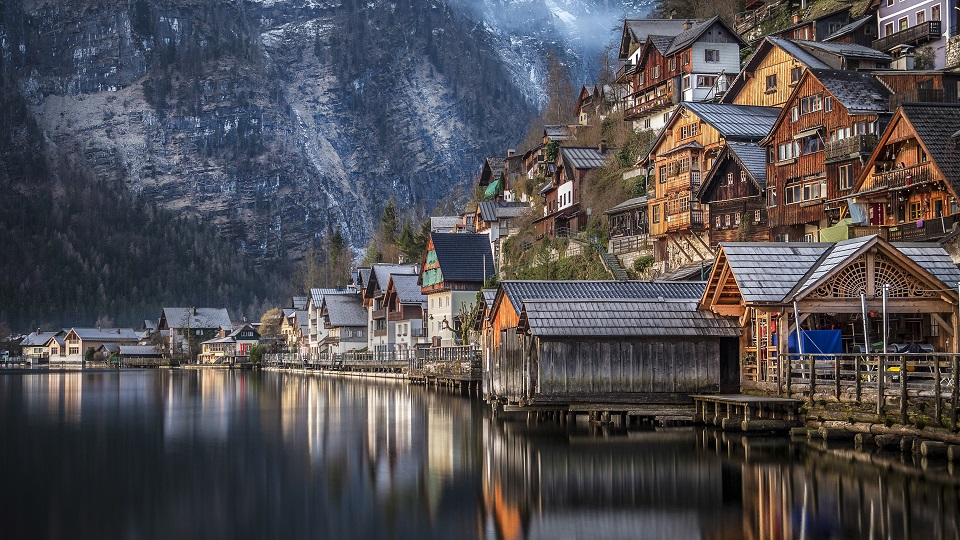
//> input picture OpenCV/Exp25-Sobel检测边缘/test.jpg, 960 x 540 px
$ ./Exp25-Sobel边缘检测   (built with g++ and OpenCV 4)
//> lines starting //> are read from the running program, lines starting //| are printed output that depends on the picture
#include<opencv2/highgui.hpp>
#include<opencv2/imgproc.hpp>
using namespace cv;

void main()
{
	Mat img = imread("test.jpg");
//> img is the input picture: 540 rows x 960 cols, CV_8UC3; mean B, G, R 82, 78.2, 80.8
	imshow("原图", img);

	Mat gray = imread("test.jpg", IMREAD_GRAYSCALE);
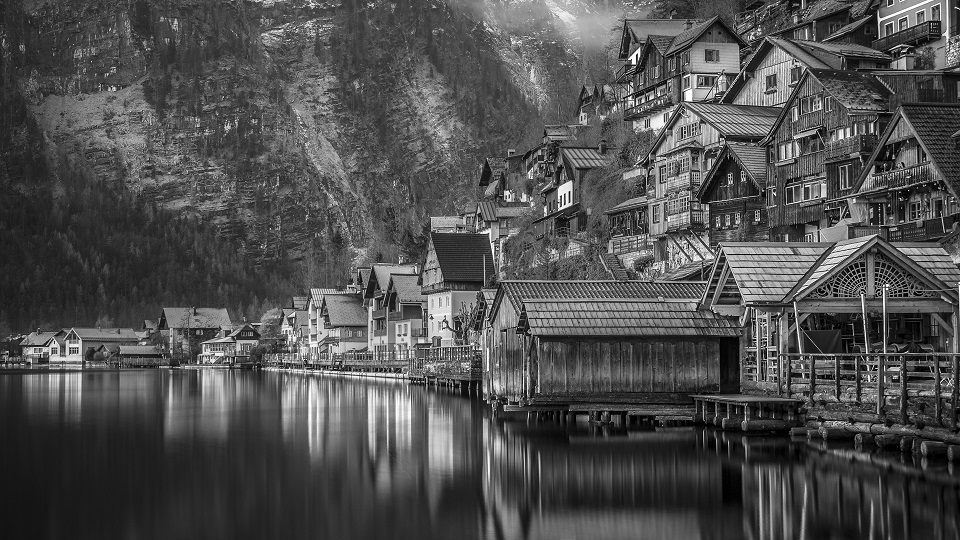
//> gray: 540 rows x 960 cols, CV_8UC1; min 0, max 255, mean 79.4

	Mat sobelH, sobelV;

	Sobel(gray, sobelH, CV_16S, 1, 0);
	Sobel(gray, sobelV, CV_16S, 0, 1);
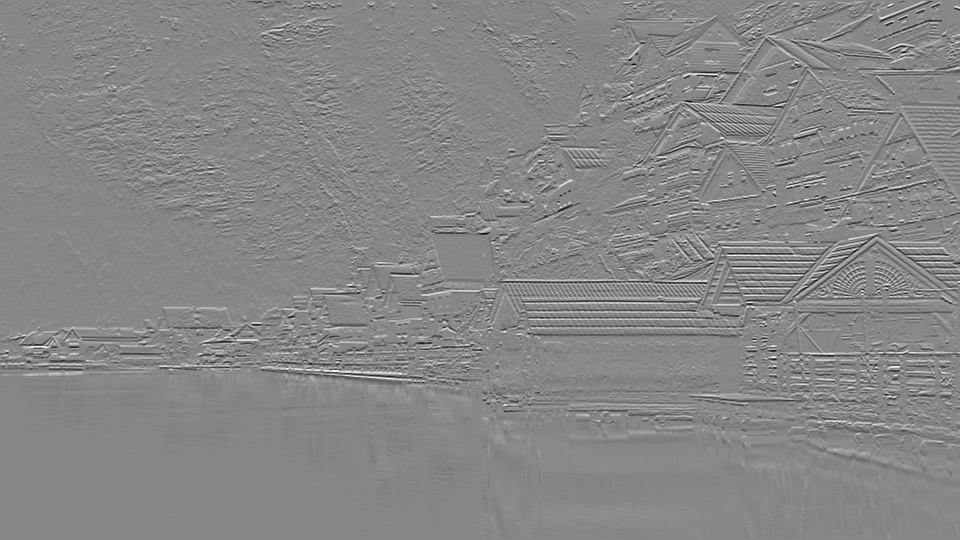
//> sobelV: 540 rows x 960 cols, CV_16SC1; min -936, max 826, mean -0.6; drawn with min black and max white

	Mat sobel;
	sobel = abs(sobelH) + abs(sobelV);
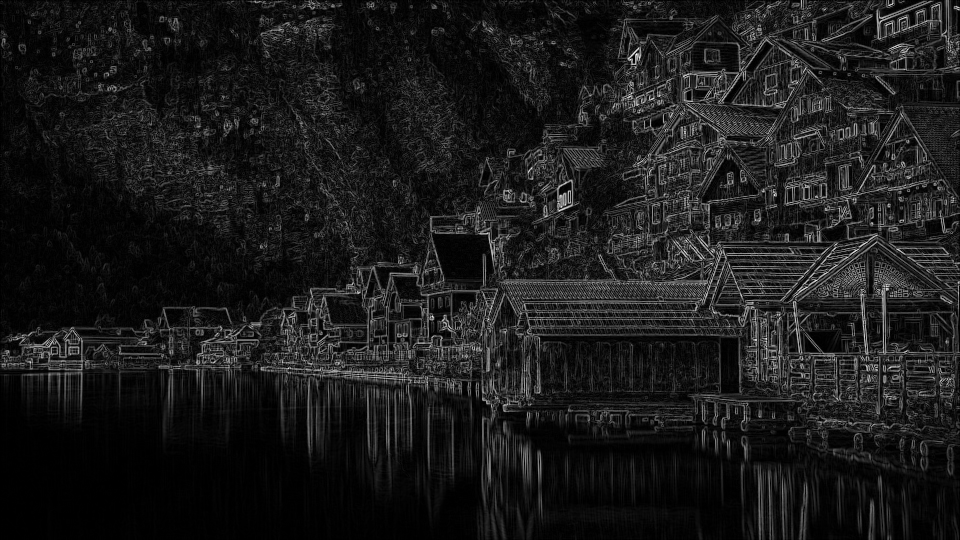
//> sobel: 540 rows x 960 cols, CV_16SC1; min 0, max 1298, mean 136.3; drawn with min black and max white

	double sobMin, sobMax;
	minMaxLoc(sobel, &sobMin, &sobMax);
//> sobMin = 0; sobMax = 1298

	Mat sobelL1;

	sobel.convertTo(sobelL1, CV_8U, -255. / sobMax, 255);
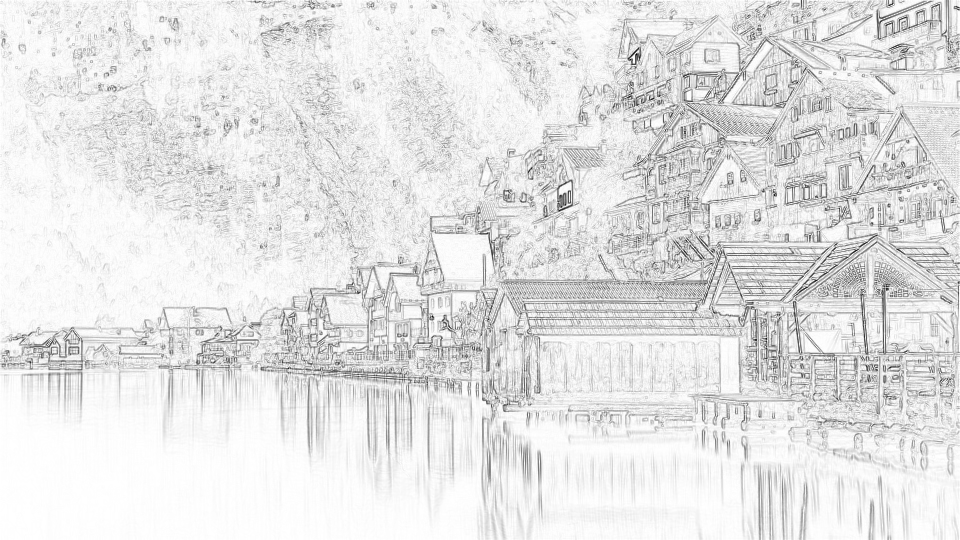
//> sobelL1: 540 rows x 960 cols, CV_8UC1; min 0, max 255, mean 228.2
	imshow("L1模", sobelL1);

	Mat result;

	threshold(sobelL1, result, 200, 255, THRESH_BINARY);
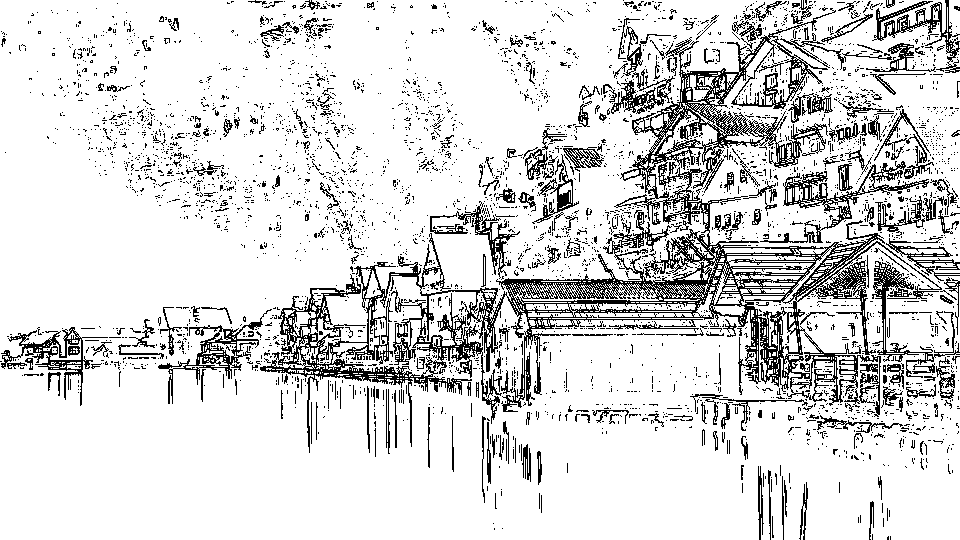
//> result: 540 rows x 960 cols, CV_8UC1; 85.2% white; black in thin lines or dots
	imshow("L1阈值化结果", result);


	Sobel(gray, sobelH, CV_32F, 1, 0);
//> sobelH: 540 rows x 960 cols, CV_32FC1
	Sobel(gray, sobelV, CV_32F, 0, 1);
//> sobelV: 540 rows x 960 cols, CV_32FC1
	Mat sobelL2, norm, dir;
	cartToPolar(sobelH, sobelV, norm, dir);
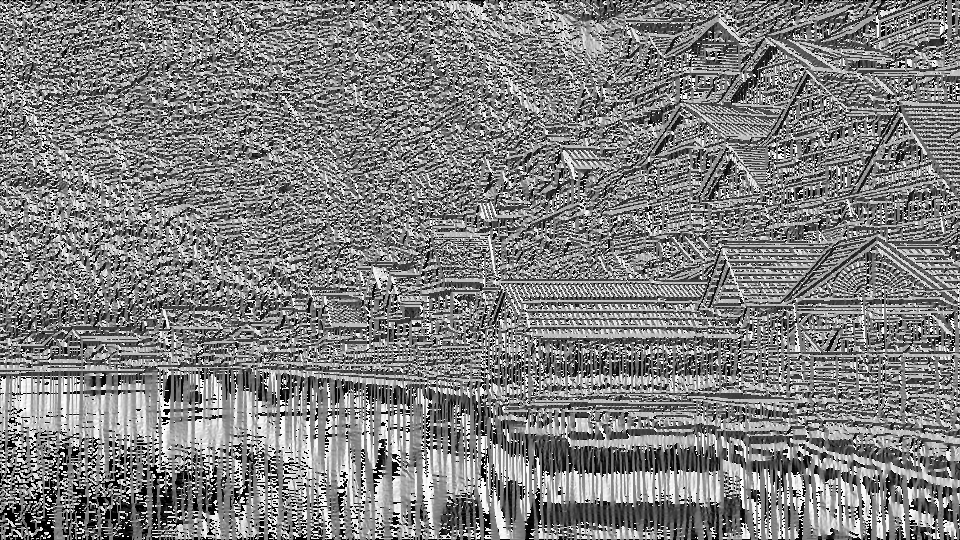
//> dir: 540 rows x 960 cols, CV_32FC1; min 0, max 6.28, mean 3.15; drawn with min black and max white
	minMaxLoc(norm, &sobMin, &sobMax);
//> sobMax = 972.9
	norm.convertTo(sobelL2, CV_8U, -255. / sobMax, 255);

	imshow("L2模", sobelL2);
	threshold(sobelL2, result, 200, 255, THRESH_BINARY);
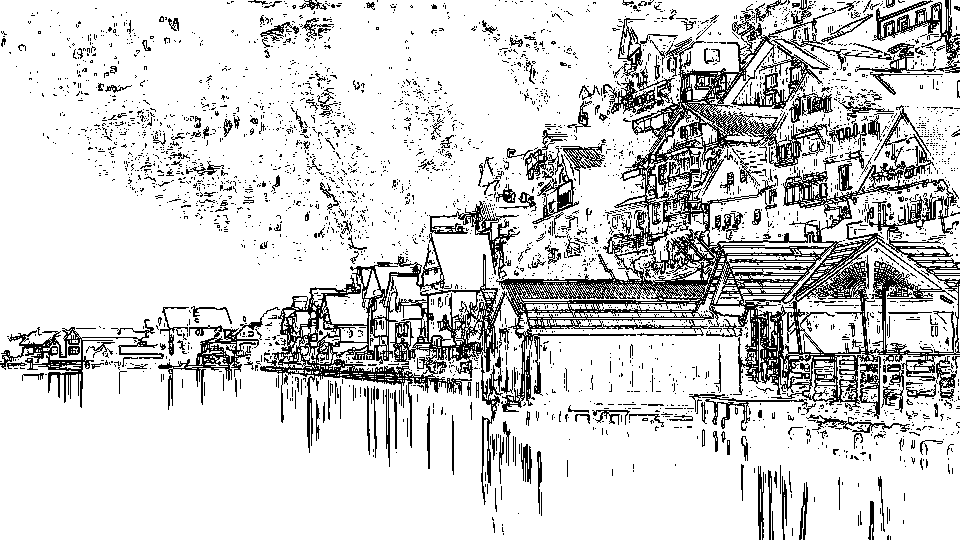
//> result: 540 rows x 960 cols, CV_8UC1; 83.2% white; black in thin lines or dots
	imshow("L2阈值化结果", result);
	waitKey();
}
